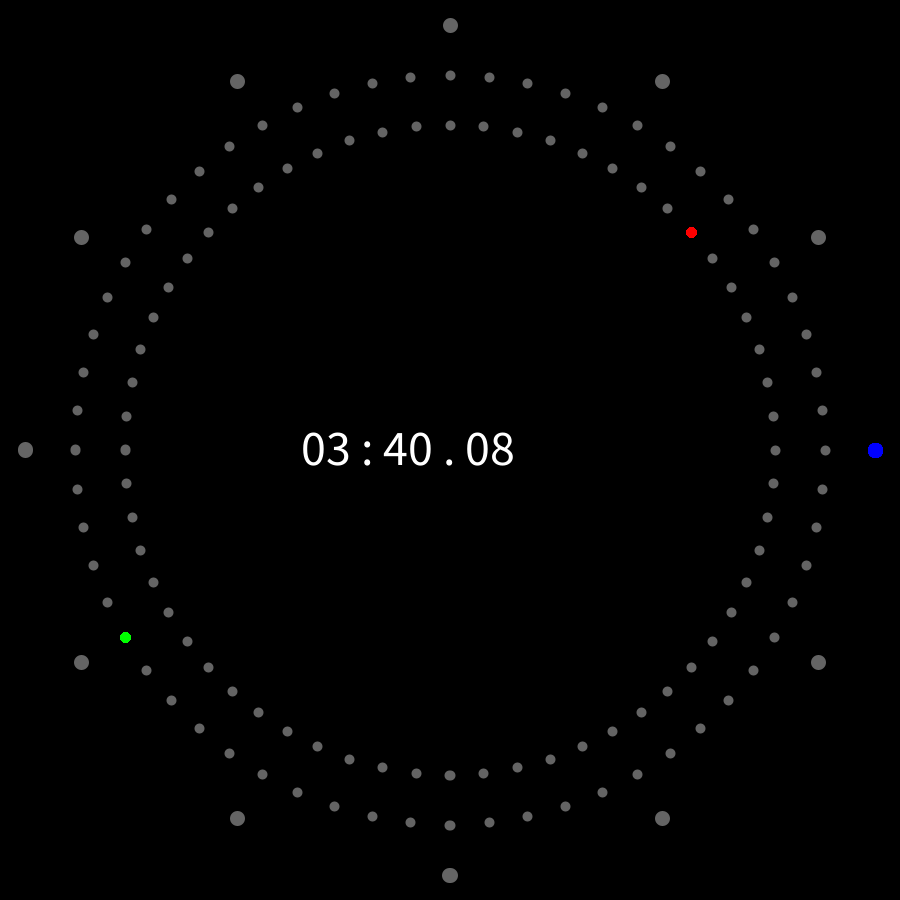
Frame 1 (no input)
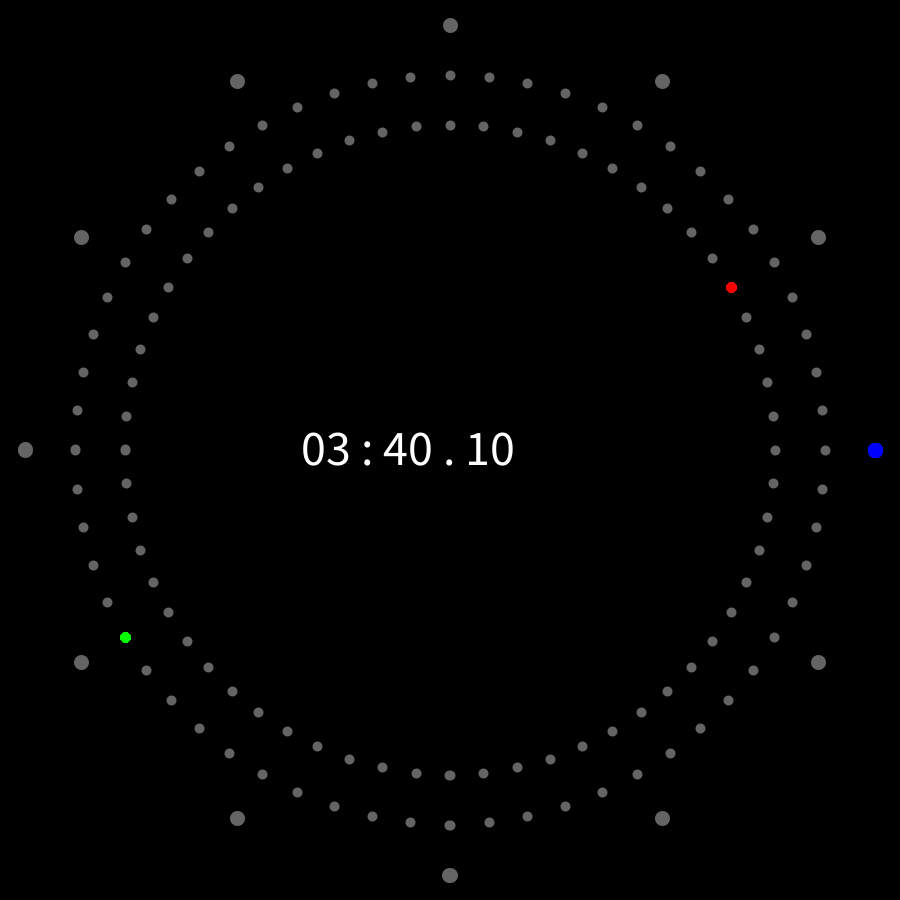
Frame 60 (the mouse pressed at the canvas centre just before this capture)
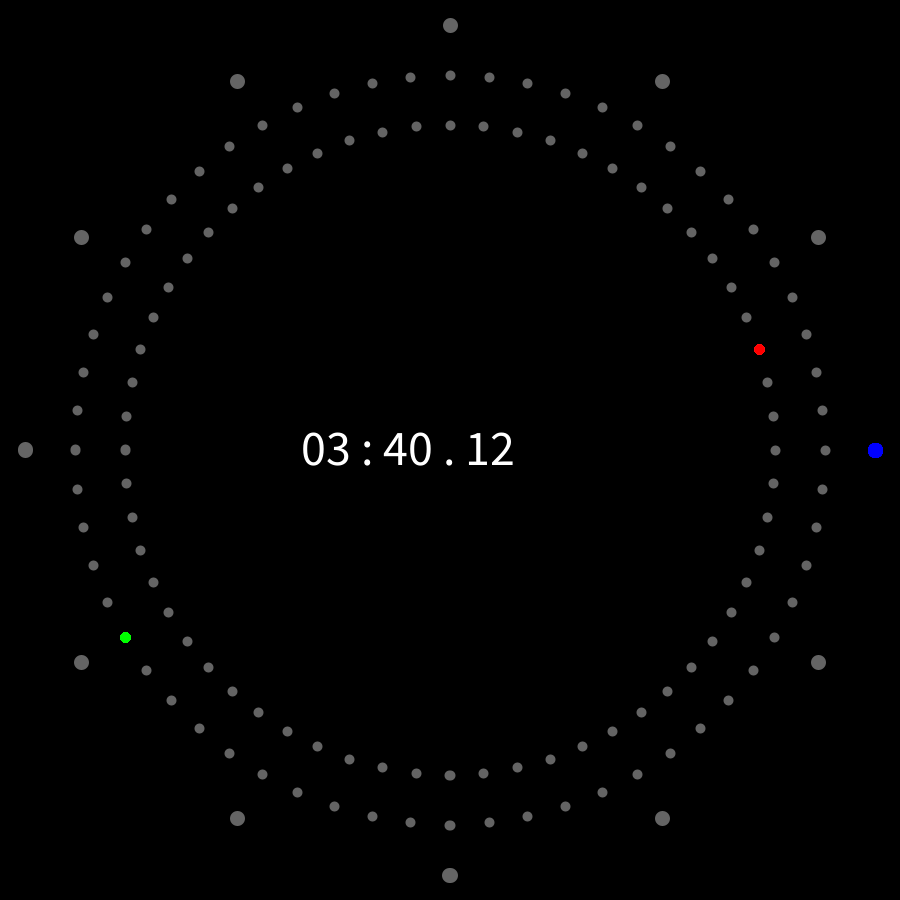
Frame 120 (the mouse held since frame 60 and released just before this capture)

The Processing sketch that drew these frames (run headless with seeded random() and noise(); from frame 60 on, the mouse is pressed at the canvas centre):

// Processing sketch: time
// ── time.pde
void setup(){
	size(900,900);
	frameRate(30);
}

int i = 0;

void draw(){
	background(0);

	float s = second();
	float m = minute();
	float h = hour()%12;

	translate(width/2, height/2);
	noFill();

	float radius = (width - 50) / 2; 
	float radius2 = (width - 150) / 2;
	float radius3 = (width - 250) / 2;
  	for(int t = 0; t < 360; t += 6){
	    stroke(255,100);
		strokeWeight(10);
	    
	    float radianT = radians(t);
	    float radianS = radians((int)s* 6.0 - 90);
	    float radianM = radians((int)m* 6.0 - 90);
	    float radianH = radians((int)h * 30.0 - 90);

	    float nowSX = radius3 * cos(radianS);
	    float nowSY = radius3 * sin(radianS);

	    float nowMX = radius2 * cos(radianM);
	    float nowMY = radius2 * sin(radianM);

	    float nowHX = radius * cos(radianH);
	    float nowHY = radius * sin(radianH);
	    
	    float x = radius * cos(radianT);
	    float y = radius * sin(radianT);
	    
	    float xx = radius2 * cos(radianT);
	    float yy = radius2 * sin(radianT);
	    
	    float xxx = radius3 * cos(radianT);
	    float yyy = radius3 * sin(radianT);

	   	stroke(255,0,0);
	   	point(nowSX,nowSY);
	   	stroke(0,255,0);
	   	point(nowMX,nowMY);
	   	stroke(255,100);
	   	point(xxx,yyy);
	    point(xx,yy);
	    if(t % 30 == 0){
	    	strokeWeight(15);
	    	stroke(0,0,255);
	    	point(nowHX,nowHY);
	    	stroke(255,100);
	    	point(x,y);
	    }
	}
	textSize(50);
	fill(255);
	if(s % 2 == 1){
		fill(255,50);
	}
	text(nf((int)hour(),2)+" : "+nf((int)minute(),2)+" . "+nf((int)second(),2),-150,15);
}
